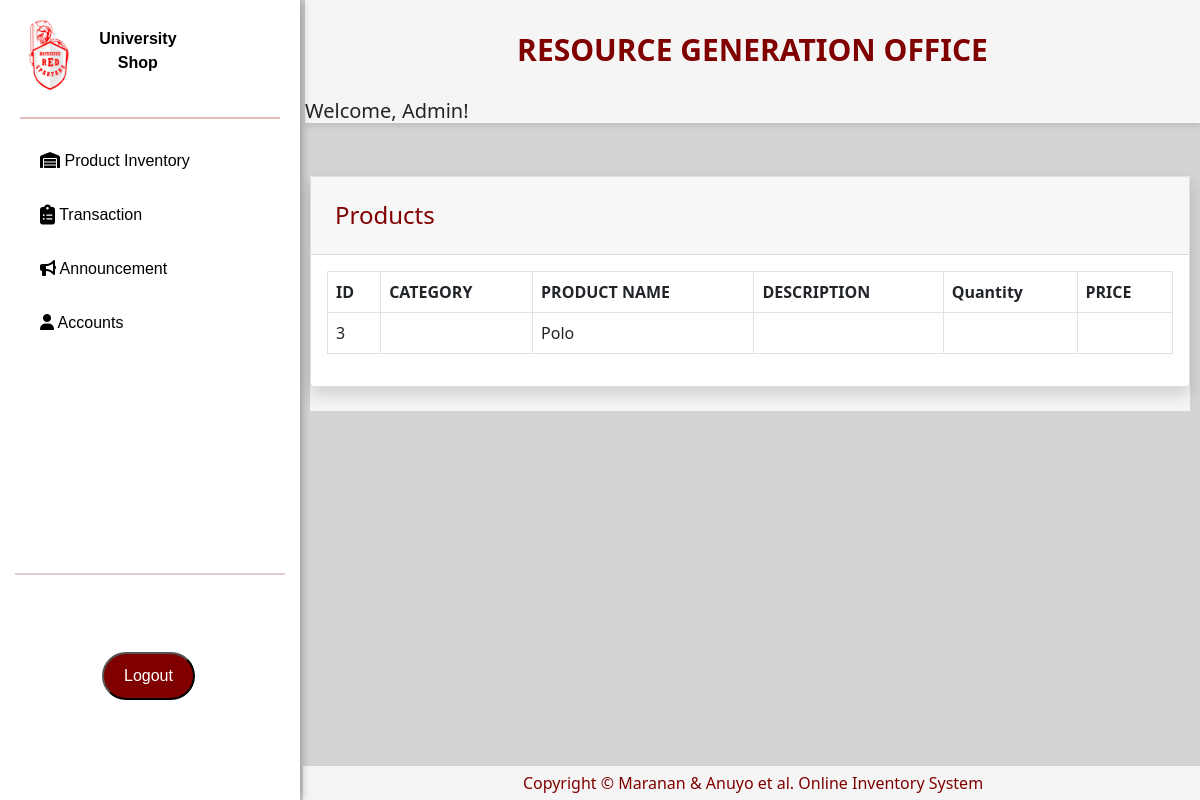
/pages/productInventory.php (signed in), run on an earlier commit of the app's database.
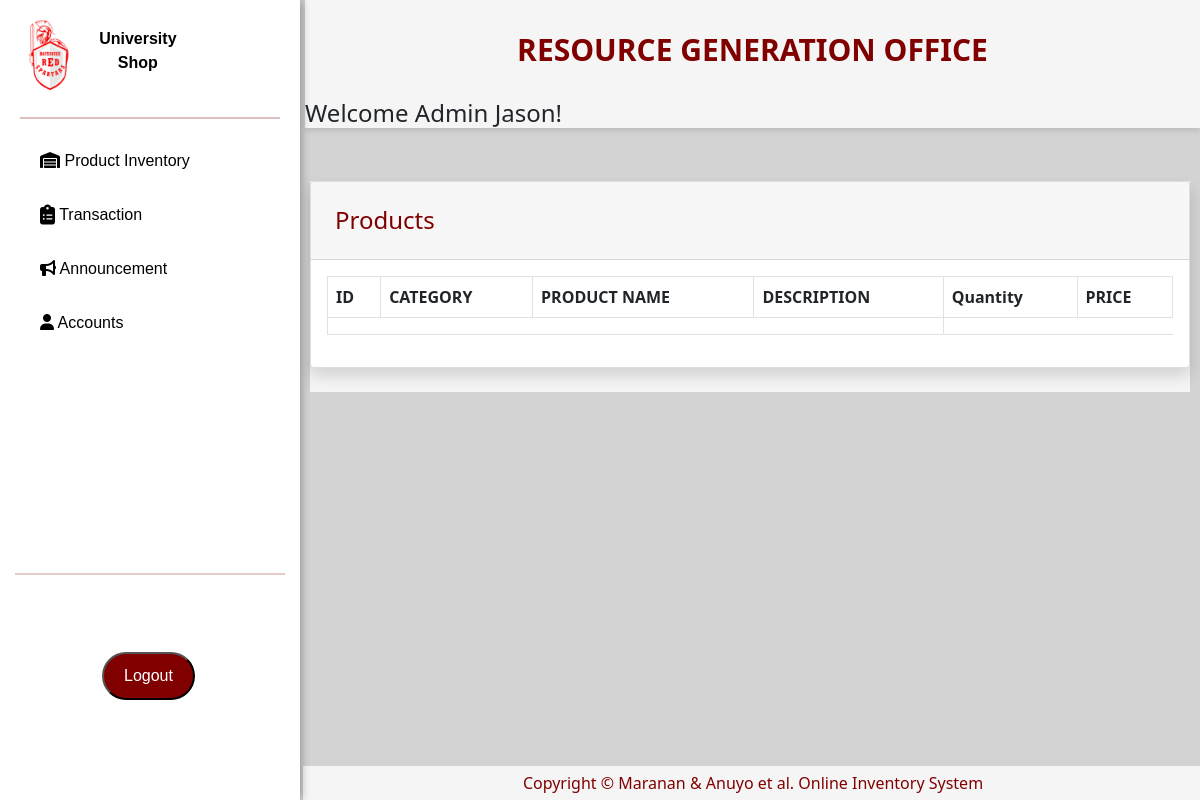
And on a later commit of the database.
### tables this page shows
CREATE TABLE `product` (
  `Product_ID` int(100) NOT NULL,
  `Category_Name` varchar(100) NOT NULL,
  `Product_Name` varchar(100) NOT NULL,
  `Description` varchar(100) NOT NULL,
  `Price` int(50) NOT NULL,
  `image` varchar(50) NOT NULL
);

CREATE TABLE `user_data` (
  `User_ID` int(255) NOT NULL,
  `User_Code` varchar(100) DEFAULT NULL,
  `Last_Name` varchar(100) DEFAULT NULL,
  `First_Name` varchar(100) DEFAULT NULL,
  `User_Type` varchar(100) DEFAULT NULL,
  `Classification` varchar(100) DEFAULT NULL
);

### pages/productInventory.php (the view, shortened to what this page needs)
<?php
include'../includes/sidebarRGO.php';
?>
    <div class="prodTable">
    <div class="card shadow mb-4">
            <div class="card-header py-3">
              <h4 class="m-2 font-weight-bold ">Products</h4>
            </div>
            <div class="card-body">
              <div class="table-responsive">
                <table class="table table-bordered" id="dataTable" width="100%" cellspacing="0">
               <thead>
                   <tr>
                     <th>ID</th>
                     <th>CATEGORY</th>
                     <th>PRODUCT NAME</th>
                     <th>DESCRIPTION</th>
                     <th>Quantity</th>
                     <th>PRICE</th>
                   </tr>
               </thead>
                <tbody>
                <?php
                    include("../includes/connection.php");
                    $sql = "SELECT p.Product_ID, p.Category_Name, p.Product_Name, p.Description, a.Quantity, p.Price
                    FROM product as p
                    LEFT JOIN add_stocks as a ON p.Product_ID = a.Product_ID";
                    $result = $con->query($sql);
                        if ($result->num_rows > 0) {
                            while ($row = $result->fetch_assoc()) {
                                echo "<tr>";
                                echo "<td>" .$row["Product_ID"] . "</td>";
                                echo "<td>" .$row["Category_Name"] . "</td>";
                                echo "<td>" . $row["Product_Name"] . "</td>";
                                echo "<td>" . $row["Description"] . "</td>";
                                echo "<td>" . $row["Quantity"] . "</td>";
                                echo "<td>" . $row["Price"] . "</td>";
                                echo "</tr>";
                            }
                        } else {
                            echo "<tr><td colspan='4'></td></tr>";
                        }
                    ?>
                  </tbody>
                </table>
               </div>
            </div>
    </div>
    </div>
<?php
include'../includes/footer.php';
?>

### includes/topbar.php (shortened to what this page needs)
<div id="content-wrapper">
  <div id="content">
        <header class="topbar-header">
            <p class ="rgo-txt">RESOURCE GENERATION OFFICE </p>
        <div class="welcome">
        <?php
            include("../includes/connection.php");
            if (isset($_SESSION['user_id'])) {
                $user_id = $_SESSION['user_id'];
                $query = "SELECT First_Name FROM user_data WHERE User_ID = $user_id";
                $result = mysqli_query($con, $query);
                if (mysqli_num_rows($result) == 1) {
                    $row = mysqli_fetch_assoc($result);
                    $first_name = $row['First_Name'];
                    echo "<h4>Welcome Admin $first_name!</h4>";
                } else {
                    echo "<h5>Welcome, Admin!</h5>";
                }
            } else {
                header("Location: loginAdmin.php");
            }
        ?>
        </div>
        </header>
        <div class="container-fluid">

What changed in the data, as far as the page shows it:
removed product: Product_ID "3", Product_Name "Polo"
added user_data: First_Name "Jason"
Also different on the page:
text no longer shown: "Welcome, Admin!"
text now shown: "Welcome Admin !"
